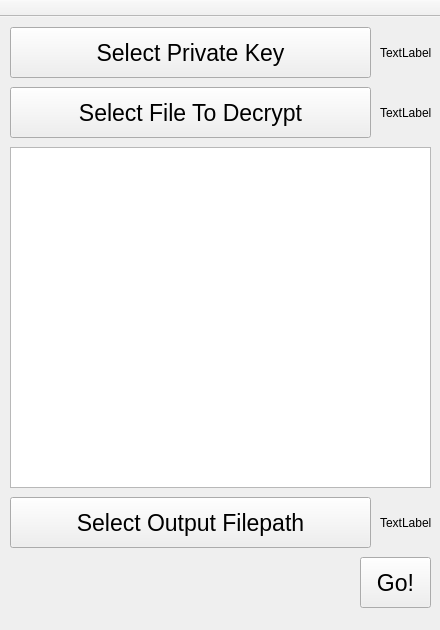
<?xml version="1.0" encoding="UTF-8"?>
<ui version="4.0">
 <class>Decryption</class>
 <widget class="QMainWindow" name="Decryption">
  <property name="geometry">
   <rect>
    <x>0</x>
    <y>0</y>
    <width>440</width>
    <height>630</height>
   </rect>
  </property>
  <property name="sizePolicy">
   <sizepolicy hsizetype="Fixed" vsizetype="Fixed">
    <horstretch>0</horstretch>
    <verstretch>0</verstretch>
   </sizepolicy>
  </property>
  <property name="minimumSize">
   <size>
    <width>440</width>
    <height>630</height>
   </size>
  </property>
  <property name="maximumSize">
   <size>
    <width>440</width>
    <height>630</height>
   </size>
  </property>
  <property name="windowTitle">
   <string>Decryption Window</string>
  </property>
  <widget class="QWidget" name="centralwidget">
   <widget class="QPushButton" name="PrivateKeyButton">
    <property name="geometry">
     <rect>
      <x>10</x>
      <y>10</y>
      <width>361</width>
      <height>51</height>
     </rect>
    </property>
    <property name="font">
     <font>
      <family>Arial</family>
      <pointsize>17</pointsize>
     </font>
    </property>
    <property name="text">
     <string>Select Private Key</string>
    </property>
   </widget>
   <widget class="QPushButton" name="FileToDecryptButton">
    <property name="geometry">
     <rect>
      <x>10</x>
      <y>70</y>
      <width>361</width>
      <height>51</height>
     </rect>
    </property>
    <property name="font">
     <font>
      <family>Arial</family>
      <pointsize>17</pointsize>
     </font>
    </property>
    <property name="text">
     <string>Select File To Decrypt</string>
    </property>
   </widget>
   <widget class="QTextEdit" name="OutputTextBox">
    <property name="geometry">
     <rect>
      <x>10</x>
      <y>130</y>
      <width>421</width>
      <height>341</height>
     </rect>
    </property>
    <property name="readOnly">
     <bool>true</bool>
    </property>
   </widget>
   <widget class="QPushButton" name="OutputButton">
    <property name="geometry">
     <rect>
      <x>10</x>
      <y>480</y>
      <width>361</width>
      <height>51</height>
     </rect>
    </property>
    <property name="font">
     <font>
      <family>Arial</family>
      <pointsize>17</pointsize>
     </font>
    </property>
    <property name="text">
     <string>Select Output Filepath</string>
    </property>
   </widget>
   <widget class="QPushButton" name="GoButton">
    <property name="geometry">
     <rect>
      <x>360</x>
      <y>540</y>
      <width>71</width>
      <height>51</height>
     </rect>
    </property>
    <property name="font">
     <font>
      <family>Arial</family>
      <pointsize>17</pointsize>
     </font>
    </property>
    <property name="text">
     <string>Go!</string>
    </property>
   </widget>
   <widget class="QLabel" name="PrivateKeyLabel">
    <property name="geometry">
     <rect>
      <x>380</x>
      <y>10</y>
      <width>51</width>
      <height>51</height>
     </rect>
    </property>
    <property name="text">
     <string>TextLabel</string>
    </property>
   </widget>
   <widget class="QLabel" name="FileToDecryptLabel">
    <property name="geometry">
     <rect>
      <x>380</x>
      <y>70</y>
      <width>51</width>
      <height>51</height>
     </rect>
    </property>
    <property name="text">
     <string>TextLabel</string>
    </property>
   </widget>
   <widget class="QLabel" name="OutputFilepathLabel">
    <property name="geometry">
     <rect>
      <x>380</x>
      <y>480</y>
      <width>51</width>
      <height>51</height>
     </rect>
    </property>
    <property name="text">
     <string>TextLabel</string>
    </property>
   </widget>
  </widget>
  <widget class="QToolBar" name="toolBar">
   <property name="windowTitle">
    <string>toolBar</string>
   </property>
   <property name="movable">
    <bool>false</bool>
   </property>
   <attribute name="toolBarArea">
    <enum>TopToolBarArea</enum>
   </attribute>
   <attribute name="toolBarBreak">
    <bool>false</bool>
   </attribute>
  </widget>
 </widget>
 <resources/>
 <connections/>
</ui>
